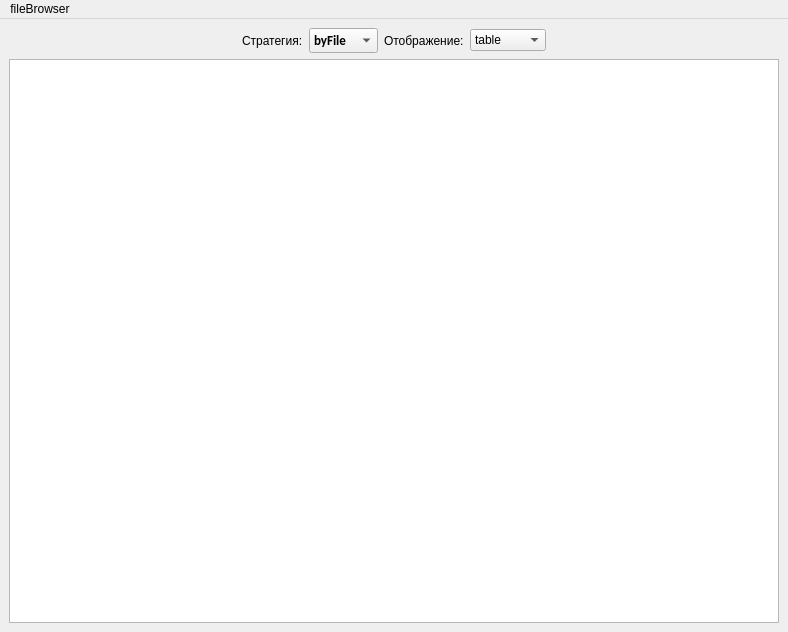
<?xml version="1.0" encoding="UTF-8"?>
<ui version="4.0">
 <class>MainWindow</class>
 <widget class="QMainWindow" name="MainWindow">
  <property name="geometry">
   <rect>
    <x>0</x>
    <y>0</y>
    <width>788</width>
    <height>632</height>
   </rect>
  </property>
  <property name="windowTitle">
   <string>MainWindow</string>
  </property>
  <widget class="QWidget" name="centralwidget">
   <layout class="QVBoxLayout" name="verticalLayout">
    <item>
     <layout class="QHBoxLayout" name="horizontalLayout">
      <item>
       <spacer name="horizontalSpacer">
        <property name="orientation">
         <enum>Qt::Horizontal</enum>
        </property>
        <property name="sizeHint" stdset="0">
         <size>
          <width>0</width>
          <height>0</height>
         </size>
        </property>
       </spacer>
      </item>
      <item>
       <widget class="QLabel" name="label">
        <property name="text">
         <string>Стратегия:</string>
        </property>
       </widget>
      </item>
      <item>
       <widget class="QComboBox" name="comboBox">
        <property name="font">
         <font>
          <family>Calibri</family>
          <pointsize>10</pointsize>
          <weight>75</weight>
          <bold>true</bold>
         </font>
        </property>
        <item>
         <property name="text">
          <string>byFile</string>
         </property>
        </item>
        <item>
         <property name="text">
          <string>byType</string>
         </property>
        </item>
       </widget>
      </item>
      <item>
       <widget class="QLabel" name="label_2">
        <property name="text">
         <string>Отображение:</string>
        </property>
       </widget>
      </item>
      <item>
       <widget class="QComboBox" name="comboBox_2">
        <item>
         <property name="text">
          <string>table</string>
         </property>
        </item>
        <item>
         <property name="text">
          <string>pie</string>
         </property>
        </item>
        <item>
         <property name="text">
          <string>bar</string>
         </property>
        </item>
        <item>
         <property name="text">
          <string>stackbar</string>
         </property>
        </item>
       </widget>
      </item>
      <item>
       <spacer name="horizontalSpacer_2">
        <property name="orientation">
         <enum>Qt::Horizontal</enum>
        </property>
        <property name="sizeHint" stdset="0">
         <size>
          <width>40</width>
          <height>20</height>
         </size>
        </property>
       </spacer>
      </item>
     </layout>
    </item>
    <item>
     <layout class="QHBoxLayout" name="horizontalLayout_4">
      <item>
       <widget class="QTreeView" name="treeView"/>
      </item>
     </layout>
    </item>
   </layout>
  </widget>
  <widget class="QMenuBar" name="menubar">
   <property name="geometry">
    <rect>
     <x>0</x>
     <y>0</y>
     <width>788</width>
     <height>20</height>
    </rect>
   </property>
   <widget class="QMenu" name="menufileBrowser">
    <property name="title">
     <string>fileBrowser</string>
    </property>
   </widget>
   <addaction name="menufileBrowser"/>
  </widget>
 </widget>
 <resources/>
 <connections/>
</ui>
